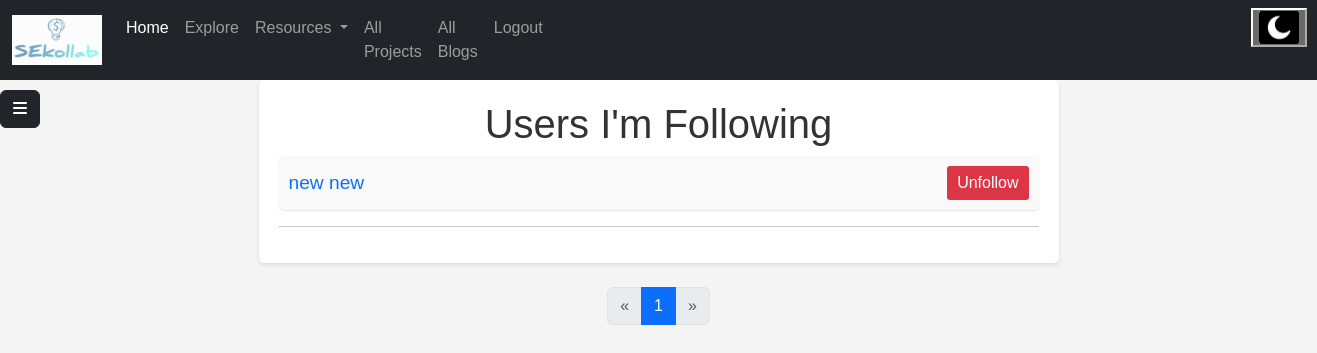
The page /myfollowing (signed in) on the database as committed earlier.
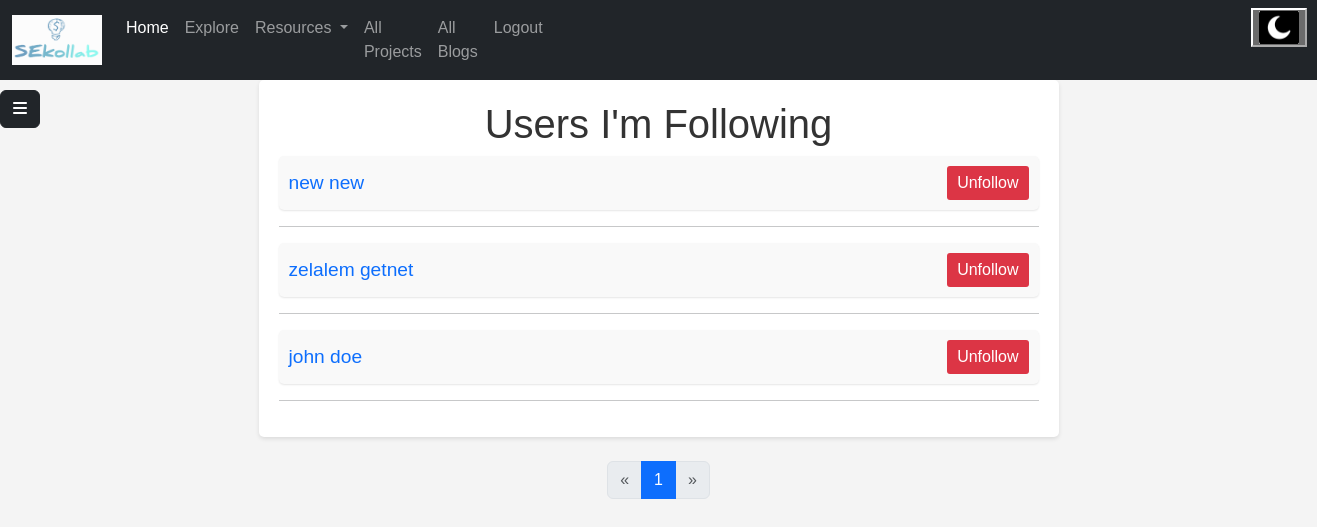
The same page on the database as committed later.
### models.py (models this page shows)
class Follower(db.Model):
    __tablename__ = "followers"
    id = Column(Integer, primary_key=True, autoincrement=True)
    user_id = Column(Integer, ForeignKey('users.id', ondelete='CASCADE'), nullable=False)
    follower_id = Column(Integer, ForeignKey('users.id', ondelete='CASCADE'), nullable=False)
    followed_user = relationship("User", foreign_keys=[user_id], back_populates="followers")
    follower = relationship("User", foreign_keys=[follower_id], back_populates="following")

class User(UserMixin, db.Model):
    __tablename__ = "users"
    id = Column(Integer, primary_key=True, autoincrement=True)
    email = Column(String(100), unique=True)
    username = Column(String)
    fname = Column(String(30), nullable=False)
    lname = Column(String(30), nullable=False)
    profile_photo = Column(String)
    about_me = Column(String, nullable=False)
    phone_number = Column(String(11), nullable=False)
    age = Column(String(11), nullable=False)
    status = Column(String, nullable=False)
    skills = Column(String, nullable=False)
    portfolio = Column(String)
    password = Column(String(100))
    date = Column(String, nullable=False, default=datetime.date.today().strftime("%B %d, %Y"))
    is_active = db.Column(db.Boolean, default=True)
    country = Column(String, nullable=False)
    City = Column(String, nullable=False)
    twitter = Column(String)
    github = Column(String)
    education_status = Column(String)
    employment_status=Column(String, nullable=False)
    blogs = relationship("Blog", back_populates="author")
    comments = relationship("Userscomment", back_populates="user")
    liked_blogs = relationship("Blog", secondary='liked_blogs', backref='liking_users')
    collabration = relationship("Collabration", back_populates="user")
    followers = relationship("Follower", foreign_keys="[Follower.user_id]",back_populates="followed_user")
    following = relationship("Follower", foreign_keys="[Follower.follower_id]", back_populates="follower")
    interests = relationship("Interest", back_populates="user")

### main.py (the view)
@app.route("/myfollowing", methods=["GET", "POST"])
@login_required
def myfollowing():
    page = request.args.get("page", default=1, type=int)
    per_page = 10
    offset = (page - 1) * per_page
    user = User.query.get(current_user.id)
    following = Follower.query.filter_by(follower_id=current_user.id).offset(offset).limit(per_page).all()
    total_records = User.query.count()
    total_pages = (total_records // per_page) + (1 if total_records % per_page > 0 else 0)
    return render_template("myfollowing.html", allfollowing=following, user=user, page=page, total_pages=total_pages)

### main.py (called while the page is built)
@login_manager.user_loader
def load_user(user_id):
    return User.query.get(int(user_id))

### templates/myfollowing.html (shortened to what this page needs)
<!DOCTYPE html>
<html lang="en">
<head>
    <link href="https://cdn.jsdelivr.net/npm/bootstrap@5.3.3/dist/css/bootstrap.min.css" rel="stylesheet">
    <link rel="stylesheet" href="../static/css/myfollowing.css">
    <link rel="stylesheet" href="../static/css/sidebar.css">
</head>
<body>
{% include "navigationloggedin.html" %}
{% include "sidebar.html" %}
    <div class="container">
        <h1>Users I'm Following</h1>
        <div class="followers">
            {% if allfollowing %}
            {% for f in allfollowing %}
            <div class="follower">
               <a href="{{ url_for('profile',id=f.follower.id) }}"><p>{{ f.followed_user.fname }} {{ f.followed_user.lname }}</p></a>
                <button class="unfollow-btn" follower-id="{{ f.follower_id }}" >Unfollow</button>
            </div>
            <hr>
            {% endfor %}
            {% else %}
            <h3 style="margin-left: 30%;margin-top:40px;">You don't follow anyone yet</h3>
            <a style="margin-left: 30%" href="{{ url_for('otherusers') }}"><button type="button" class="btn btn-info">Click her to see other users</button></a>
            {% endif %}
        </div>
    </div>
<nav class="my-4" aria-label="...">
  <ul class="pagination justify-content-center">
    <li class="page-item {{ 'disabled' if page <= 1 else '' }}">
      <a class="page-link" href="{{ url_for('myfollowing', page=page-1) }}" tabindex="-1" aria-disabled="{{ 'true' if page <= 1 else 'false' }}">&laquo;</a>
    </li>
    {% for p in range(1, total_pages + 1) %}
      <li class="page-item {{ 'active' if p == page else '' }}">
        <a class="page-link" href="{{ url_for('myfollowing', page=p) }}">{{ p }}</a>
      </li>
    {% endfor %}
    <li class="page-item {{ 'disabled' if page >= total_pages else '' }}">
      <a class="page-link" href="{{ url_for('myfollowing', page=page+1) }}">&raquo;</a>
    </li>
  </ul>
</nav>
</body>
</html>

### templates/navigationloggedin.html (shortened to what this page needs)
<nav class="navbar navbar-expand-lg bg-body" data-bs-theme="dark">
  <div class="container-fluid">
   <a class="navbar-brand" href="{{ url_for('home') }}"><img style="width: 90px; height: 50px;" src="../static/images/logo3.PNG">  </a>
    <div class="collapse navbar-collapse" id="navbarSupportedContent">
      <ul class="navbar-nav me-auto mb-2 mb-lg-0">
        <li class="nav-item">
          <a class="nav-link active" aria-current="page" href="{{ url_for('home') }}">Home</a>
        </li>
        <li class="nav-item">
          <a class="nav-link" href="{{ url_for('explore') }}">Explore</a>
        </li>
        <li class="nav-item dropdown">
          <a class="nav-link dropdown-toggle" href="#" role="button" data-bs-toggle="dropdown" aria-expanded="false">
            Resources
          </a>
        </li>
        <li class="nav-item">
          <a class="nav-link"  href="{{ url_for('allcollbration') }}">All Projects</a>
        </li>
        <li class="nav-item">
          <a class="nav-link"  href="{{ url_for('allblogs') }}">All Blogs</a>
        </li>
        <li class="nav-item">
          <a class="nav-link" href="{{ url_for('logout') }}">Logout</a>
        <li class="nav-item" style="padding-left: 700px;">
                <button id="toggle-dark-mode" ><img style="width: 40px;" src="../static/images/darkmode.png"></button>
 </li>
      </ul>
    </div>
  </div>
</nav>

### templates/sidebar.html (shortened to what this page needs)
<button class="btn btn-dark" style="position: fixed; margin-top:10px;" type="button" data-bs-toggle="offcanvas" data-bs-target="#offcanvasExample" aria-controls="offcanvasExample">
  <i class="fa-solid fa-bars" ></i>
</button>

### static/css/myfollowing.css (style rules this page uses)
body { font-family: Arial, sans-serif; background-color: #f4f4f4; margin: 0; }
.container { max-width: 800px; margin: 0 auto; background-color: #fff; padding: 20px; border-radius: 5px; box-shadow: 0 2px 4px rgba(0, 0, 0, 0.1); }
h1 { text-align: center; color: #333; }
.follower { display: flex; align-items: center; justify-content: space-between; margin-bottom: 10px; padding: 10px; background-color: #f9f9f9; border-radius: 5px; box-shadow: 0 1px 2px rgba(0, 0, 0, 0.1); }
.follower p { margin: 0; font-size: 1.2em; }
.unfollow-btn { background-color: #dc3545; color: #fff; border: none; padding: 5px 10px; border-radius: 3px; cursor: pointer; }
a { text-decoration: none; }

### static/css/sidebar.css (style rules this page uses)
a { text-decoration: none; }
li { color: black; }

Rows that differ between the two databases and show on the page:
added Follower: followed_user.fname "zelalem", followed_user.lname "getnet"
added Follower: followed_user.fname "john", followed_user.lname "doe"
